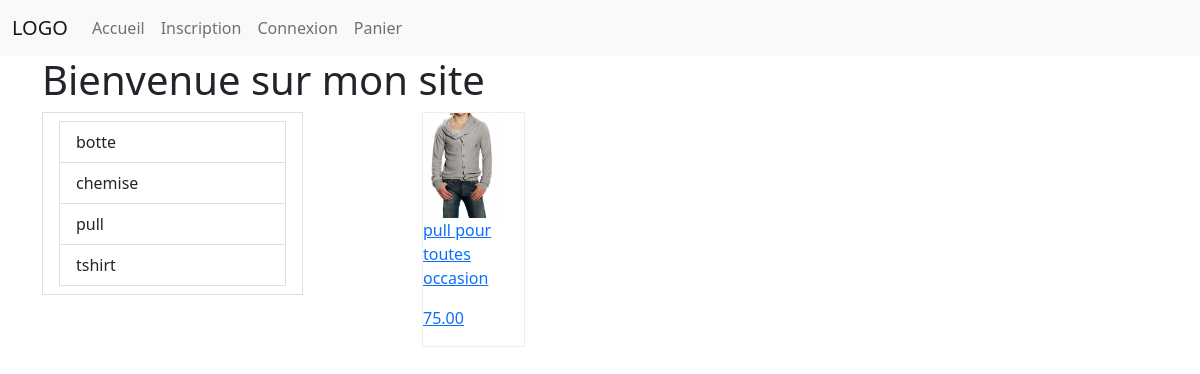
/?action=pull, run on the app's committed database.
### tables this page shows
CREATE TABLE produit (
  id_produit int(5) NOT NULL AUTO_INCREMENT,
  reference int(15) NOT NULL,
  categorie varchar(70) NOT NULL,
  titre varchar(150) NOT NULL,
  description text NOT NULL,
  couleur varchar(10) NOT NULL,
  taille varchar(2) NOT NULL,
  sexe enum('m','f') NOT NULL,
  photo varchar(250) NOT NULL,
  prix double(7,2) NOT NULL,
  stock int(4) NOT NULL,
  PRIMARY KEY (id_produit),
  UNIQUE KEY reference (reference)
);

### inc/fonction.inc.php (called while the page is built, shortened)
<?php
function execute_requete( $req )
{
    global $pdo;
    $pdostatement = $pdo->query( $req );
    return $pdostatement;
}

### inc/init.inc.php (called while the page is built, shortened)
<?php
$pdo = new PDO('mysql:host=localhost;dbname=boutique', 'root', 'root',
    array(
        PDO::ATTR_ERRMODE=>PDO::ERRMODE_WARNING
        )
);
$content = "";
require_once "fonction.inc.php";

### index.php (the view, shortened to what this page needs)
<?php require_once 'inc/header.inc.php'; ?>
<?php
$r = execute_requete("SELECT DISTINCT categorie FROM produit");
$content .= "<div class='row'>";
    $content .= "<div class='col-3'>";
        $content .= "<div class='list-group-item'>";
        while( $categorie = $r->fetch( PDO::FETCH_ASSOC ) )
        {
            $content .= "<a href='?action=$categorie[categorie]' class='list-group-item'> $categorie[categorie] </a>";
        }
        $content .= "</div>";
    $content .= "</div>";
$content .= "<div class='col-8 offset-1'>";
    $content .= "<div class='row'>";
    if( $_GET )
    {
        $r = execute_requete("SELECT * FROM produit WHERE categorie ='$_GET[action]'");
        while( $produit = $r->fetch( PDO::FETCH_ASSOC ) )
        {
            $content .= "<div class='col-2'>";
                $content .= "<div class='thumbnail' style='border:1px solid #eee'>";
                    $content .= "<a href='fiche_produit.php?id_produit=$produit[id_produit]'>";
                        $content .= "<img src='$produit[photo]' width='80' >";
                        $content .= "<p> $produit[titre] </p>";
                        $content .= "<p> $produit[prix] </p>";
                    $content .= "</a>";
                $content .= "</div>";
            $content .= "</div>";
        }
    }
    else
    {
    }
    $content .= "</div>";
$content .= "</div>";
$content .= "</div>";
?>
<h1>Bienvenue sur mon site</h1>
<?php echo $content ?>
<?php require_once 'inc/footer.inc.php'; ?>

### data on the page
produit: photo (picture), titre "pull pour toutes occasion", prix "75.00"

### other printed values
$categorie[categorie] "botte"
$categorie[categorie] "chemise"
$categorie[categorie] "pull"
$categorie[categorie] "tshirt"
